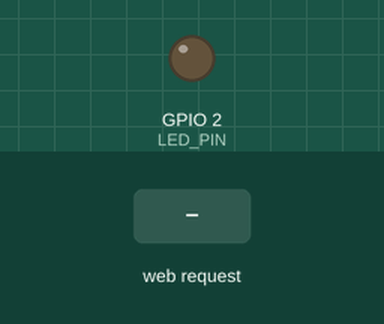
Bench run of a program on a simulated ESP32. Shown: output pins drawn as LEDs (lit = HIGH). The inputs (shaded band) are chosen by the test bench. What the program prints to the serial monitor is not drawn.

Above: at 1.2 s.
1.3 s: HTTP request GET /on received
At 2.1 s:
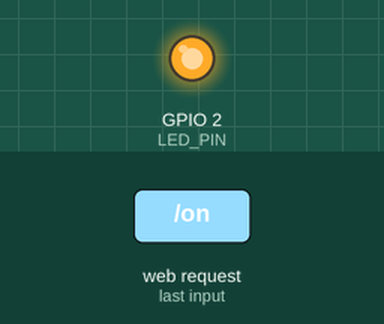
2.8 s: HTTP request GET /off received
At 3.3 s:
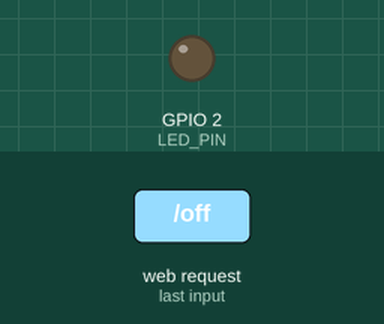
Timing chart, 0 to 5.8 s (numbered marks = the images above; inputs shaded):
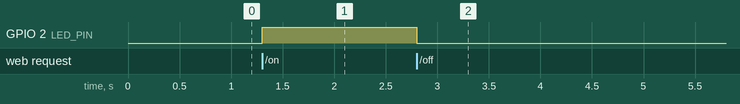

Measured:
- after the input at 1.3 s, GPIO 2 (LED_PIN): LOW → HIGH at once
- after the input at 2.8 s, GPIO 2 (LED_PIN): HIGH → LOW at once

The program:

main.cpp
```cpp
#include <Arduino.h>
#include <WiFi.h>
#include <WebServer.h>

// Access Point credentials
const char* ssid = "ESP32-Control";
const char* password = "12345678";

// Onboard LED
#define LED_PIN 2

// Create web server on port 80
WebServer server(80);

// Web page
void handleRoot() {
  String html = R"rawliteral(
  <!DOCTYPE html>
  <html>
  <head>
    <title>ESP32 Control Panel</title>
    <meta name="viewport" content="width=device-width, initial-scale=1">
    <style>
      body {
        font-family: Arial;
        text-align: center;
        background: #eeeeee;
        padding: 30px;
      }
      .container {
        background: white;
        padding: 25px;
        border-radius: 15px;
        max-width: 400px;
        margin: auto;
      }
      button {
        padding: 15px 35px;
        font-size: 20px;
        margin: 10px;
        border: none;
        border-radius: 8px;
        color: white;
        cursor: pointer;
      }
      .on { background: green; }
      .off { background: red; }
    </style>
  </head>
  <body>
    <div class="container">
      <h1>ESP32 Control Panel</h1>
      <p>Welcome to my first IoT project!</p>
      <h2>LED Control</h2>
      <a href="/on"><button class="on">LED ON</button></a>
      <a href="/off"><button class="off">LED OFF</button></a>
    </div>
  </body>
  </html>
  )rawliteral";

  server.send(200, "text/html", html);
}

// Turn LED ON
void handleLEDOn() {
  digitalWrite(LED_PIN, HIGH);
  server.sendHeader("Location", "/");
  server.send(303);
}

// Turn LED OFF
void handleLEDOff() {
  digitalWrite(LED_PIN, LOW);
  server.sendHeader("Location", "/");
  server.send(303);
}

void setup() {
  Serial.begin(115200);

  pinMode(LED_PIN, OUTPUT);
  digitalWrite(LED_PIN, LOW);

  Serial.println();
  Serial.println("Starting ESP32...");

  // Start Wi-Fi Access Point
  WiFi.softAP(ssid, password);

  Serial.println("Wi-Fi Access Point started!");
  Serial.print("Network: ");
  Serial.println(ssid);

  Serial.print("IP Address: ");
  Serial.println(WiFi.softAPIP());

  // Configure web routes
  server.on("/", handleRoot);
  server.on("/on", handleLEDOn);
  server.on("/off", handleLEDOff);

  // Start web server
  server.begin();

  Serial.println("HTTP server started!");
}

void loop() {
  server.handleClient();
}
```
